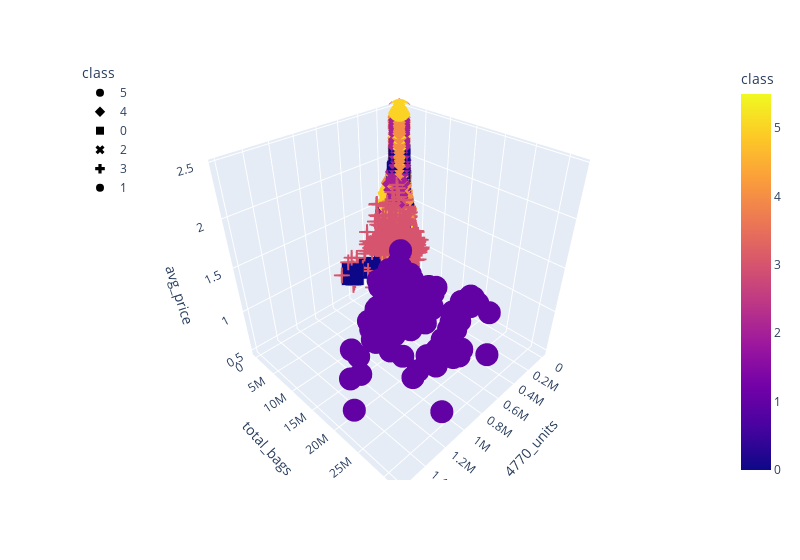

Notebook cell for this chart:
### Markdown cell above
## Elbow plots

### Code cell
inertia = []
k = list(range(1, 11))
df = cleaned_cat_df.copy()

# Looking for the best K
for i in k:
    km = KMeans(n_clusters=i, random_state=0)
    km.fit(df)
    inertia.append(km.inertia_)
    
# Define a DataFrame to plot the Elbow Curve using hvPlot
elbow_data = {"k": k, "inertia": inertia}
df_elbow = pd.DataFrame(elbow_data)
df_elbow.hvplot.line(x="k", y="inertia", title="Elbow Curve", xticks=k)

# find k value
def get_clusters(k, data):
    # Create a copy of the DataFrame
    data = data.copy()
    
    # Initialize the K-Means model
    model = KMeans(n_clusters=k, random_state=0)
    # Fit the model
    model.fit(data)
    # Predict clusters
    predictions = model.predict(data)
    
    # Create return DataFrame with predicted clusters
    data["class"] = model.labels_
    
    return data

df = cleaned_cat_df.copy()
df_6 = get_clusters(6, df)   # clusters 6 - 7
df_6.hvplot.scatter(x="4770_units", y="total_bags", by="class")

fig = px.scatter_3d(df_6, x="4770_units", y="total_bags", z="avg_price",
                    color="class", symbol="class", width=800)
fig.update_layout(legend=dict(x=0, y=1))
fig.show()

### Figure 1 — Plotly figure (JSON) as saved in the notebook; plotly's stock layout.template omitted (floating-point values rounded to 4 significant figures; data arrays with more than 128 entries replaced by an {"elided": "..."} marker saying what was removed)
{"data": [{"hovertemplate": "class=%{marker.color}<br>4770_units=%{x}<br>total_bags=%{y}<br>avg_price=%{z}<extra></extra>", "legendgroup": "5", "marker": {"color": {"elided": "3116 int values"}, "coloraxis": "coloraxis", "symbol": "circle"}, "mode": "markers", "name": "5", "scene": "scene", "showlegend": true, "type": "scatter3d", "x": {"elided": "3116 float values"}, "y": {"elided": "3116 float values"}, "z": {"elided": "3116 float values"}}, {"hovertemplate": "class=%{marker.color}<br>4770_units=%{x}<br>total_bags=%{y}<br>avg_price=%{z}<extra></extra>", "legendgroup": "4", "marker": {"color": {"elided": "1387 int values"}, "coloraxis": "coloraxis", "symbol": "diamond"}, "mode": "markers", "name": "4", "scene": "scene", "showlegend": true, "type": "scatter3d", "x": {"elided": "1387 float values"}, "y": {"elided": "1387 float values"}, "z": {"elided": "1387 float values"}}, {"hovertemplate": "class=%{marker.color}<br>4770_units=%{x}<br>total_bags=%{y}<br>avg_price=%{z}<extra></extra>", "legendgroup": "0", "marker": {"color": {"elided": "1644 int values"}, "coloraxis": "coloraxis", "symbol": "square"}, "mode": "markers", "name": "0", "scene": "scene", "showlegend": true, "type": "scatter3d", "x": {"elided": "1644 float values"}, "y": {"elided": "1644 float values"}, "z": {"elided": "1644 float values"}}, {"hovertemplate": "class=%{marker.color}<br>4770_units=%{x}<br>total_bags=%{y}<br>avg_price=%{z}<extra></extra>", "legendgroup": "2", "marker": {"color": {"elided": "2962 int values"}, "coloraxis": "coloraxis", "symbol": "x"}, "mode": "markers", "name": "2", "scene": "scene", "showlegend": true, "type": "scatter3d", "x": {"elided": "2962 float values"}, "y": {"elided": "2962 float values"}, "z": {"elided": "2962 float values"}}, {"hovertemplate": "class=%{marker.color}<br>4770_units=%{x}<br>total_bags=%{y}<br>avg_price=%{z}<extra></extra>", "legendgroup": "3", "marker": {"color": {"elided": "1251 int values"}, "coloraxis": "coloraxis", "symbol": "cross"}, "mode": "markers", "name": "3", "scene": "scene", "showlegend": true, "type": "scatter3d", "x": {"elided": "1251 float values"}, "y": {"elided": "1251 float values"}, "z": {"elided": "1251 float values"}}, {"hovertemplate": "class=%{marker.color}<br>4770_units=%{x}<br>total_bags=%{y}<br>avg_price=%{z}<extra></extra>", "legendgroup": "1", "marker": {"color": {"elided": "140 int values"}, "coloraxis": "coloraxis", "symbol": "circle"}, "mode": "markers", "name": "1", "scene": "scene", "showlegend": true, "type": "scatter3d", "x": {"elided": "140 float values"}, "y": {"elided": "140 float values"}, "z": {"elided": "140 float values"}}], "layout": {"coloraxis": {"colorbar": {"title": {"text": "class"}}, "colorscale": [[0, "#0d0887"], [0.1111, "#46039f"], [0.2222, "#7201a8"], [0.3333, "#9c179e"], [0.4444, "#bd3786"], [0.5556, "#d8576b"], [0.6667, "#ed7953"], [0.7778, "#fb9f3a"], [0.8889, "#fdca26"], [1, "#f0f921"]]}, "legend": {"title": {"text": "class"}, "tracegroupgap": 0, "x": 0, "y": 1}, "margin": {"t": 60}, "scene": {"domain": {"x": [0, 1], "y": [0, 1]}, "xaxis": {"title": {"text": "4770_units"}}, "yaxis": {"title": {"text": "total_bags"}}, "zaxis": {"title": {"text": "avg_price"}}}, "width": 800}}
